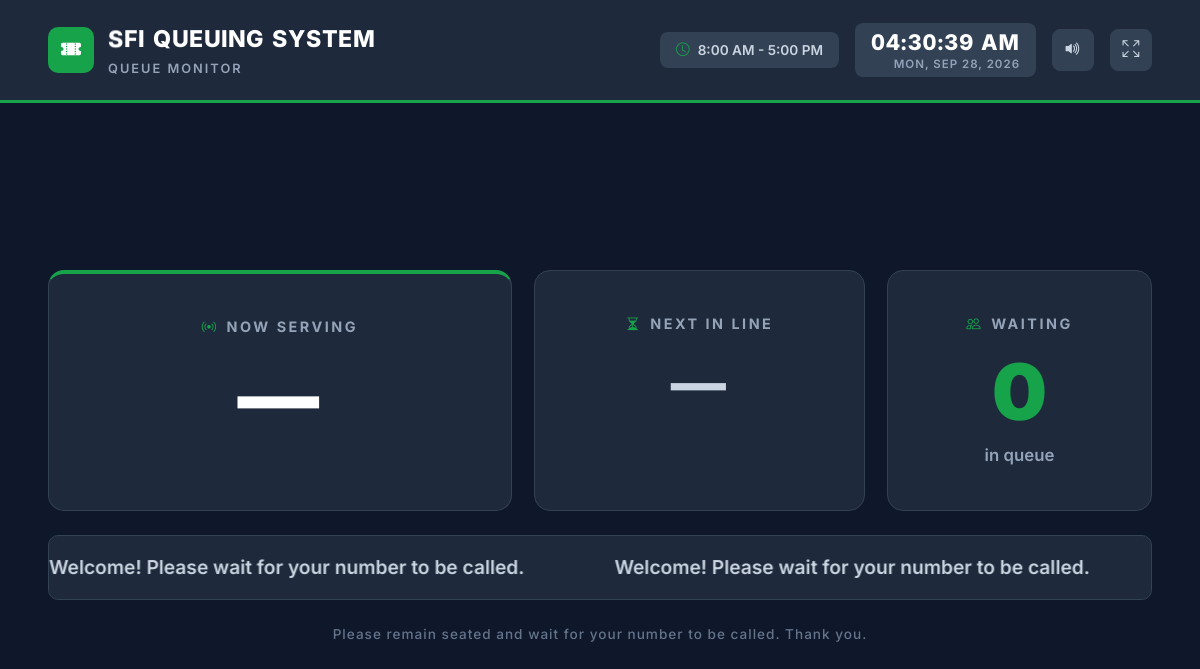
Screenshot of /queue-display/index.php with the database file from the repository.
### tables this page shows
CREATE TABLE `settings` (
  `key` varchar(100) NOT NULL,
  `value` text DEFAULT NULL
);

### config.php (called while the page is built, shortened)
<?php
function get_setting($pdo, $key, $default = '') {
    $stmt = $pdo->prepare("SELECT value FROM settings WHERE `key` = ?");
    $stmt->execute([$key]);
    $row = $stmt->fetch();
    return $row ? $row['value'] : $default;
}

### queue-display/index.php (the view, shortened to what this page needs)
<?php
require_once __DIR__ . '/../config.php';
$system_name = get_setting($pdo, 'system_name', 'SFI QUEUING SYSTEM');
$operating_hours = get_setting($pdo, 'operating_hours', '');
$welcome_msg = get_setting($pdo, 'display_welcome_message', 'Welcome! Please wait for your number to be called.');
$footer_msg  = get_setting($pdo, 'display_footer_message', 'Please remain seated and wait for your number to be called. Thank you.');
?>
<!DOCTYPE html>
<html lang="en">
<head>
<link href="https://cdn.jsdelivr.net/npm/bootstrap@5.3.2/dist/css/bootstrap.min.css" rel="stylesheet">
<link href="https://cdn.jsdelivr.net/npm/bootstrap-icons@1.11.3/font/bootstrap-icons.min.css" rel="stylesheet">
</head>
<body>
<header class="display-head">
  <div class="head-brand">
    <div class="head-logo"><i class="bi bi-ticket-perforated-fill"></i></div>
    <div>
      <div class="head-name"><?php
        $chars = preg_split('//u', $system_name, -1, PREG_SPLIT_NO_EMPTY);
        foreach ($chars as $i => $ch) {
            if ($ch === ' ') {
                echo '<span class="ltr sp">&nbsp;</span>';
            } else {
                echo '<span class="ltr" style="--i:' . $i . '">' . htmlspecialchars($ch) . '</span>';
            }
        }
      ?></div>
      <div class="head-sub">Queue Monitor</div>
    </div>
  </div>
  <div class="head-right">
    <?php if ($operating_hours): ?>
      <span class="head-hours"><i class="bi bi-clock"></i><?php echo htmlspecialchars($operating_hours); ?></span>
    <?php endif; ?>
    <div class="head-clock" id="headClock">
      <span class="hc-time" id="hcTime">—</span>
      <span class="hc-date" id="hcDate">—</span>
    </div>
    <button class="head-sound" id="soundBtn" title="Toggle voice announcement"><i class="bi bi-volume-up-fill"></i></button>
    <button class="head-full" id="fullBtn" title="Toggle fullscreen (TV mode)"><i class="bi bi-arrows-fullscreen"></i></button>
  </div>
</header>
<div class="display-wrap">
  <div class="panels-row">
    <div class="panel now">
      <div class="panel-label"><i class="bi bi-broadcast"></i>Now Serving</div>
      <div class="now-serving" id="nowServing">—</div>
    </div>
    <div class="panel">
      <div class="panel-label"><i class="bi bi-hourglass-split"></i>Next in Line</div>
      <div class="next-ticket" id="nextTicket">—</div>
    </div>
    <div class="panel">
      <div class="panel-label"><i class="bi bi-people"></i>Waiting</div>
      <div class="waiting-count" id="waitingCount">0</div>
      <div class="waiting-label">in queue</div>
    </div>
  </div>
  <div class="ticker">
    <div class="ticker-track" id="tickerTrack">
      <span class="chunk"><?php echo htmlspecialchars($welcome_msg); ?></span>
      <span class="chunk"><?php echo htmlspecialchars($welcome_msg); ?></span>
    </div>
  </div>
  <div class="display-foot"><?php echo htmlspecialchars($footer_msg); ?></div>
</div>
</body>
</html>

### queue-display/index.php (style rules this page uses)
*, *::before, *::after { box-sizing: border-box; margin: 0; padding: 0; }
:root { --navy-900: #0f172a; --navy-800: #1e293b; --navy-700: #334155; --accent: #16a34a; --accent-soft: rgba(22,163,74,0.15); --white: #ffffff; --gray-300: #cbd5e1; --gray-400: #94a3b8; --gray-500: #64748b; }
body { font-family: 'Inter', 'Segoe UI', sans-serif; background: var(--navy-900); color: var(--white); min-height: 100vh; overflow-x: hidden; }
.display-head { background: var(--navy-800); border-bottom: 3px solid var(--accent); padding: 22px 48px; display: flex; align-items: center; justify-content: space-between; }
.head-brand { display: flex; align-items: center; gap: 14px; }
.head-logo { width: 46px; height: 46px; background: var(--accent); border-radius: 10px; display: flex; align-items: center; justify-content: center; color: #fff; font-size: 1.25rem; flex-shrink: 0; }
.head-name { font-weight: 800; font-size: 1.45rem; color: var(--white); letter-spacing: 0.5px; }
.head-name .ltr { display: inline-block; animation: headJump 1.9s ease-in-out infinite; animation-delay: calc(var(--i) * 0.07s); will-change: transform; }
.head-name .ltr.sp { width: 0.34em; }
.head-sub { font-size: 0.8rem; font-weight: 600; color: var(--gray-400); letter-spacing: 2px; text-transform: uppercase; margin-top: 2px; }
.head-right { display: flex; align-items: center; gap: 16px; }
.head-hours { display: inline-flex; align-items: center; gap: 8px; color: var(--gray-300); font-size: 0.85rem; font-weight: 600; padding: 8px 16px; background: var(--navy-700); border-radius: 8px; }
.head-hours i { color: var(--accent); }
.head-sound { border: 1px solid var(--navy-700); background: var(--navy-700); border-radius: 8px; width: 42px; height: 42px; display: inline-flex; align-items: center; justify-content: center; color: var(--gray-300); font-size: 1.05rem; cursor: pointer; transition: all 0.15s; }
.head-clock { display: inline-flex; flex-direction: column; align-items: flex-end; gap: 1px; padding: 6px 16px; background: var(--navy-700); border-radius: 8px; line-height: 1.25; }
.head-clock .hc-time { font-size: 1.35rem; font-weight: 800; color: var(--white); letter-spacing: 1px; font-variant-numeric: tabular-nums; }
.head-clock .hc-date { font-size: 0.72rem; font-weight: 600; color: var(--gray-400); letter-spacing: 1px; text-transform: uppercase; }
.head-full { border: 1px solid var(--navy-700); background: var(--navy-700); border-radius: 8px; width: 42px; height: 42px; display: inline-flex; align-items: center; justify-content: center; color: var(--gray-300); font-size: 1.05rem; cursor: pointer; transition: all 0.15s; }
.display-wrap { min-height: calc(100vh - 92px); display: flex; flex-direction: column; justify-content: center; padding: 36px 48px; gap: 24px; }
.panels-row { display: grid; grid-template-columns: 1.4fr 1fr 0.8fr; gap: 22px; max-width: 1280px; margin: 0 auto; width: 100%; }
.panel { background: var(--navy-800); border-radius: 16px; border: 1px solid var(--navy-700); padding: 42px 30px; text-align: center; position: relative; overflow: hidden; }
.panel.now { border-top: 4px solid var(--accent); }
.panel-label { font-size: 0.9rem; font-weight: 700; color: var(--gray-400); text-transform: uppercase; letter-spacing: 2.5px; margin-bottom: 18px; }
.panel-label i { margin-right: 8px; color: var(--accent); }
.now-serving { font-size: clamp(3rem, 6.8vw, 5.6rem); font-weight: 900; line-height: 1; color: var(--white); letter-spacing: 3px; word-break: break-word; }
.next-ticket { font-size: clamp(2.2rem, 4.6vw, 3.7rem); font-weight: 800; line-height: 1.1; color: var(--gray-300); letter-spacing: 2px; word-break: break-word; }
.waiting-count { font-size: clamp(3rem, 6.5vw, 5.6rem); font-weight: 900; line-height: 1; color: var(--accent); }
.waiting-label { margin-top: 12px; font-size: 1.05rem; font-weight: 600; color: var(--gray-400); }
.ticker { max-width: 1280px; width: 100%; margin: 0 auto; background: var(--navy-800); border: 1px solid var(--navy-700); border-radius: 10px; padding: 17px 0; color: var(--gray-300); font-size: 1.2rem; font-weight: 600; min-height: 64px; display: flex; align-items: center; overflow: hidden; }
.ticker-track { display: inline-flex; white-space: nowrap; animation: tickerScroll 18s linear infinite; will-change: transform; }
.ticker-track .chunk { padding-right: 90px; color: var(--gray-300); }
.display-foot { text-align: center; font-size: 0.85rem; color: var(--gray-500); font-weight: 500; letter-spacing: 1px; }

### rows the page displays
settings: value "S", value "F", value "I", value "Q", value "U", value "E", value "N", value "G", value "Y", value "T", value "M"
settings: value "8:00 AM - 5:00 PM"

### other values shown
$welcome_msg "Welcome! Please wait for your number to be called."
$footer_msg "Please remain seated and wait for your number to be called. Thank you."
